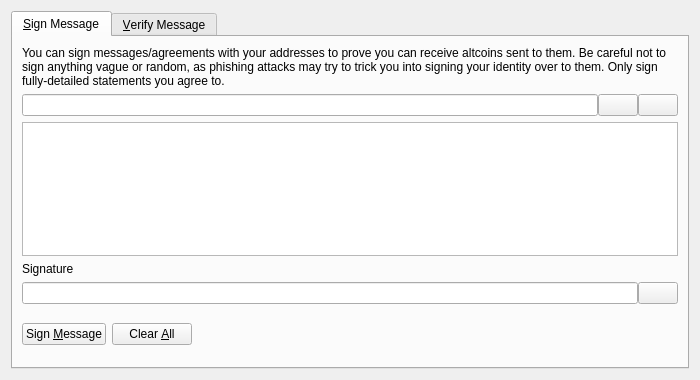
<?xml version="1.0" encoding="UTF-8"?>
<ui version="4.0">
 <class>SignVerifyMessageDialog</class>
 <widget class="QDialog" name="SignVerifyMessageDialog">
  <property name="geometry">
   <rect>
    <x>0</x>
    <y>0</y>
    <width>700</width>
    <height>380</height>
   </rect>
  </property>
  <property name="windowTitle">
   <string>Signatures - Sign / Verify a Message</string>
  </property>
  <property name="modal">
   <bool>true</bool>
  </property>
  <layout class="QVBoxLayout" name="verticalLayout">
   <item>
    <widget class="QTabWidget" name="tabWidget">
     <property name="currentIndex">
      <number>0</number>
     </property>
     <widget class="QWidget" name="tabSignMessage">
      <attribute name="title">
       <string>&amp;Sign Message</string>
      </attribute>
      <layout class="QVBoxLayout" name="verticalLayout_SM">
       <item>
        <widget class="QLabel" name="infoLabel_SM">
         <property name="text">
          <string>You can sign messages/agreements with your addresses to prove you can receive altcoins sent to them. Be careful not to sign anything vague or random, as phishing attacks may try to trick you into signing your identity over to them. Only sign fully-detailed statements you agree to.</string>
         </property>
         <property name="textFormat">
          <enum>Qt::PlainText</enum>
         </property>
         <property name="wordWrap">
          <bool>true</bool>
         </property>
        </widget>
       </item>
       <item>
        <layout class="QHBoxLayout" name="horizontalLayout_1_SM">
         <property name="spacing">
          <number>0</number>
         </property>
         <item>
          <widget class="QValidatedLineEdit" name="addressIn_SM">
           <property name="toolTip">
            <string>The Altcoin address to sign the message with</string>
           </property>
          </widget>
         </item>
         <item>
          <widget class="QPushButton" name="addressBookButton_SM">
           <property name="toolTip">
            <string>Choose previously used address</string>
           </property>
           <property name="text">
            <string/>
           </property>
           <property name="icon">
            <iconset resource="../bitcoin.qrc">
             <normaloff>:/icons/address-book</normaloff>:/icons/address-book</iconset>
           </property>
           <property name="shortcut">
            <string>Alt+A</string>
           </property>
           <property name="autoDefault">
            <bool>false</bool>
           </property>
          </widget>
         </item>
         <item>
          <widget class="QPushButton" name="pasteButton_SM">
           <property name="toolTip">
            <string>Paste address from clipboard</string>
           </property>
           <property name="text">
            <string/>
           </property>
           <property name="icon">
            <iconset resource="../bitcoin.qrc">
             <normaloff>:/icons/editpaste</normaloff>:/icons/editpaste</iconset>
           </property>
           <property name="shortcut">
            <string>Alt+P</string>
           </property>
           <property name="autoDefault">
            <bool>false</bool>
           </property>
          </widget>
         </item>
        </layout>
       </item>
       <item>
        <widget class="QPlainTextEdit" name="messageIn_SM">
         <property name="toolTip">
          <string>Enter the message you want to sign here</string>
         </property>
        </widget>
       </item>
       <item>
        <widget class="QLabel" name="signatureLabel_SM">
         <property name="text">
          <string>Signature</string>
         </property>
         <property name="textFormat">
          <enum>Qt::PlainText</enum>
         </property>
        </widget>
       </item>
       <item>
        <layout class="QHBoxLayout" name="horizontalLayout_2_SM">
         <property name="spacing">
          <number>0</number>
         </property>
         <item>
          <widget class="QLineEdit" name="signatureOut_SM">
           <property name="font">
            <font>
             <italic>true</italic>
            </font>
           </property>
           <property name="readOnly">
            <bool>true</bool>
           </property>
          </widget>
         </item>
         <item>
          <widget class="QPushButton" name="copySignatureButton_SM">
           <property name="toolTip">
            <string>Copy the current signature to the system clipboard</string>
           </property>
           <property name="text">
            <string/>
           </property>
           <property name="icon">
            <iconset resource="../bitcoin.qrc">
             <normaloff>:/icons/editcopy</normaloff>:/icons/editcopy</iconset>
           </property>
           <property name="autoDefault">
            <bool>false</bool>
           </property>
          </widget>
         </item>
        </layout>
       </item>
       <item>
        <layout class="QHBoxLayout" name="horizontalLayout_3_SM">
         <item>
          <widget class="QPushButton" name="signMessageButton_SM">
           <property name="toolTip">
            <string>Sign the message to prove you own this Altcoin address</string>
           </property>
           <property name="text">
            <string>Sign &amp;Message</string>
           </property>
           <property name="icon">
            <iconset resource="../bitcoin.qrc">
             <normaloff>:/icons/edit</normaloff>:/icons/edit</iconset>
           </property>
           <property name="autoDefault">
            <bool>false</bool>
           </property>
          </widget>
         </item>
         <item>
          <widget class="QPushButton" name="clearButton_SM">
           <property name="toolTip">
            <string>Reset all sign message fields</string>
           </property>
           <property name="text">
            <string>Clear &amp;All</string>
           </property>
           <property name="icon">
            <iconset resource="../bitcoin.qrc">
             <normaloff>:/icons/remove</normaloff>:/icons/remove</iconset>
           </property>
           <property name="autoDefault">
            <bool>false</bool>
           </property>
          </widget>
         </item>
         <item>
          <spacer name="horizontalSpacer_1_SM">
           <property name="orientation">
            <enum>Qt::Horizontal</enum>
           </property>
           <property name="sizeHint" stdset="0">
            <size>
             <width>40</width>
             <height>48</height>
            </size>
           </property>
          </spacer>
         </item>
         <item>
          <widget class="QLabel" name="statusLabel_SM">
           <property name="font">
            <font>
             <weight>75</weight>
             <bold>true</bold>
            </font>
           </property>
           <property name="text">
            <string/>
           </property>
           <property name="wordWrap">
            <bool>true</bool>
           </property>
          </widget>
         </item>
         <item>
          <spacer name="horizontalSpacer_2_SM">
           <property name="orientation">
            <enum>Qt::Horizontal</enum>
           </property>
           <property name="sizeHint" stdset="0">
            <size>
             <width>40</width>
             <height>48</height>
            </size>
           </property>
          </spacer>
         </item>
        </layout>
       </item>
      </layout>
     </widget>
     <widget class="QWidget" name="tabVerifyMessage">
      <attribute name="title">
       <string>&amp;Verify Message</string>
      </attribute>
      <layout class="QVBoxLayout" name="verticalLayout_VM">
       <item>
        <widget class="QLabel" name="infoLabel_VM">
         <property name="text">
          <string>Enter the receiver's address, message (ensure you copy line breaks, spaces, tabs, etc. exactly) and signature below to verify the message. Be careful not to read more into the signature than what is in the signed message itself, to avoid being tricked by a man-in-the-middle attack. Note that this only proves the signing party receives with the address, it cannot prove sendership of any transaction!</string>
         </property>
         <property name="textFormat">
          <enum>Qt::PlainText</enum>
         </property>
         <property name="alignment">
          <set>Qt::AlignLeading|Qt::AlignLeft|Qt::AlignTop</set>
         </property>
         <property name="wordWrap">
          <bool>true</bool>
         </property>
        </widget>
       </item>
       <item>
        <layout class="QHBoxLayout" name="horizontalLayout_1_VM">
         <property name="spacing">
          <number>0</number>
         </property>
         <item>
          <widget class="QValidatedLineEdit" name="addressIn_VM">
           <property name="toolTip">
            <string>The Altcoin address the message was signed with</string>
           </property>
          </widget>
         </item>
         <item>
          <widget class="QPushButton" name="addressBookButton_VM">
           <property name="toolTip">
            <string>Choose previously used address</string>
           </property>
           <property name="text">
            <string/>
           </property>
           <property name="icon">
            <iconset resource="../bitcoin.qrc">
             <normaloff>:/icons/address-book</normaloff>:/icons/address-book</iconset>
           </property>
           <property name="shortcut">
            <string>Alt+A</string>
           </property>
           <property name="autoDefault">
            <bool>false</bool>
           </property>
          </widget>
         </item>
        </layout>
       </item>
       <item>
        <widget class="QPlainTextEdit" name="messageIn_VM"/>
       </item>
       <item>
        <widget class="QValidatedLineEdit" name="signatureIn_VM"/>
       </item>
       <item>
        <layout class="QHBoxLayout" name="horizontalLayout_2_VM">
         <item>
          <widget class="QPushButton" name="verifyMessageButton_VM">
           <property name="toolTip">
            <string>Verify the message to ensure it was signed with the specified Altcoin address</string>
           </property>
           <property name="text">
            <string>Verify &amp;Message</string>
           </property>
           <property name="icon">
            <iconset resource="../bitcoin.qrc">
             <normaloff>:/icons/transaction_0</normaloff>:/icons/transaction_0</iconset>
           </property>
           <property name="autoDefault">
            <bool>false</bool>
           </property>
          </widget>
         </item>
         <item>
          <widget class="QPushButton" name="clearButton_VM">
           <property name="toolTip">
            <string>Reset all verify message fields</string>
           </property>
           <property name="text">
            <string>Clear &amp;All</string>
           </property>
           <property name="icon">
            <iconset resource="../bitcoin.qrc">
             <normaloff>:/icons/remove</normaloff>:/icons/remove</iconset>
           </property>
           <property name="autoDefault">
            <bool>false</bool>
           </property>
          </widget>
         </item>
         <item>
          <spacer name="horizontalSpacer_1_VM">
           <property name="orientation">
            <enum>Qt::Horizontal</enum>
           </property>
           <property name="sizeHint" stdset="0">
            <size>
             <width>40</width>
             <height>48</height>
            </size>
           </property>
          </spacer>
         </item>
         <item>
          <widget class="QLabel" name="statusLabel_VM">
           <property name="font">
            <font>
             <weight>75</weight>
             <bold>true</bold>
            </font>
           </property>
           <property name="text">
            <string/>
           </property>
           <property name="wordWrap">
            <bool>true</bool>
           </property>
          </widget>
         </item>
         <item>
          <spacer name="horizontalSpacer_2_VM">
           <property name="orientation">
            <enum>Qt::Horizontal</enum>
           </property>
           <property name="sizeHint" stdset="0">
            <size>
             <width>40</width>
             <height>48</height>
            </size>
           </property>
          </spacer>
         </item>
        </layout>
       </item>
      </layout>
     </widget>
    </widget>
   </item>
  </layout>
 </widget>
 <customwidgets>
  <customwidget>
   <class>QValidatedLineEdit</class>
   <extends>QLineEdit</extends>
   <header>qt/qvalidatedlineedit.h</header>
  </customwidget>
 </customwidgets>
 <resources>
  <include location="../bitcoin.qrc"/>
 </resources>
 <connections/>
</ui>
